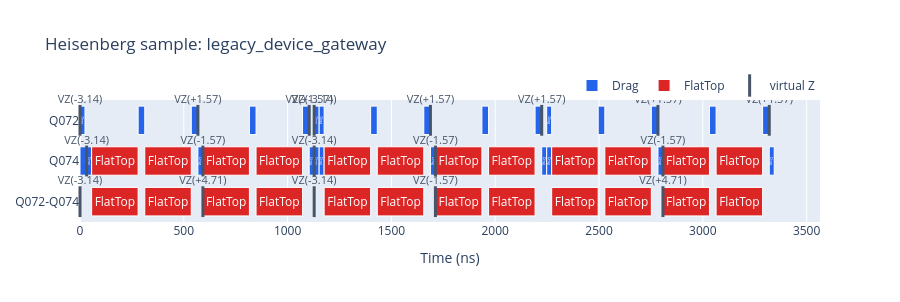

The cell this chart's notebook holds for it:
### Code cell
build_pulse_schedule_timeline_figure(sample_schedules["legacy_device_gateway"], title="Heisenberg sample: legacy_device_gateway").show()

### Figure 1 — Plotly figure (JSON) as saved in the notebook; plotly's stock layout.template omitted (floating-point values rounded to 4 significant figures)
{"data": [{"base": [0, 280, 536, 816, 1072, 1128, 1152, 1400, 1656, 1936, 2192, 2248, 2496, 2752, 3032, 3288, 0, 32, 568, 1104, 1128, 1152, 1688, 2224, 2248, 2784, 3320], "hovertemplate": "Drag<br>start=%{base:.1f} ns<br>duration=%{x:.1f} ns<extra></extra>", "insidetextanchor": "middle", "marker": {"color": "#2563eb", "line": {"color": "#ffffff", "width": 1}}, "name": "Drag", "orientation": "h", "text": "Drag", "textposition": "inside", "type": "bar", "x": [24, 32, 32, 32, 32, 24, 24, 32, 32, 32, 32, 24, 32, 32, 32, 32, 32, 24, 24, 24, 24, 24, 24, 24, 24, 24, 24], "y": ["Q072", "Q072", "Q072", "Q072", "Q072", "Q072", "Q072", "Q072", "Q072", "Q072", "Q072", "Q072", "Q072", "Q072", "Q072", "Q072", "Q074", "Q074", "Q074", "Q074", "Q074", "Q074", "Q074", "Q074", "Q074", "Q074", "Q074"]}, {"base": [56, 312, 592, 848, 1176, 1432, 1712, 1968, 2272, 2528, 2808, 3064, 56, 312, 592, 848, 1176, 1432, 1712, 1968, 2272, 2528, 2808, 3064], "hovertemplate": "FlatTop<br>start=%{base:.1f} ns<br>duration=%{x:.1f} ns<extra></extra>", "insidetextanchor": "middle", "marker": {"color": "#dc2626", "line": {"color": "#ffffff", "width": 1}}, "name": "FlatTop", "orientation": "h", "text": "FlatTop", "textposition": "inside", "type": "bar", "x": [224, 224, 224, 224, 224, 224, 224, 224, 224, 224, 224, 224, 224, 224, 224, 224, 224, 224, 224, 224, 224, 224, 224, 224], "y": ["Q074", "Q074", "Q074", "Q074", "Q074", "Q074", "Q074", "Q074", "Q074", "Q074", "Q074", "Q074", "Q072-Q074", "Q072-Q074", "Q072-Q074", "Q072-Q074", "Q072-Q074", "Q072-Q074", "Q072-Q074", "Q072-Q074", "Q072-Q074", "Q072-Q074", "Q072-Q074", "Q072-Q074"]}, {"cliponaxis": false, "customdata": [["VirtualZ", -3.142], ["VirtualZ", 1.571], ["VirtualZ", 1.571], ["VirtualZ", -3.142], ["VirtualZ", 1.571], ["VirtualZ", 1.571], ["VirtualZ", 1.571], ["VirtualZ", 1.571], ["VirtualZ", -3.142], ["VirtualZ", -1.571], ["VirtualZ", -3.142], ["VirtualZ", -1.571], ["VirtualZ", -1.571], ["VirtualZ", -3.142], ["VirtualZ", 4.712], ["VirtualZ", -3.142], ["VirtualZ", -1.571], ["VirtualZ", 4.712]], "hovertemplate": "%{customdata[0]}<br>t=%{x:.1f} ns<br>theta=%{customdata[1]:.3f} rad<extra></extra>", "marker": {"color": "#475569", "line": {"color": "#475569", "width": 3}, "size": 22, "symbol": "line-ns-open"}, "mode": "markers+text", "name": "virtual Z", "text": ["VZ(-3.14)", "VZ(+1.57)", "VZ(+1.57)", "VZ(-3.14)", "VZ(+1.57)", "VZ(+1.57)", "VZ(+1.57)", "VZ(+1.57)", "VZ(-3.14)", "VZ(-1.57)", "VZ(-3.14)", "VZ(-1.57)", "VZ(-1.57)", "VZ(-3.14)", "VZ(+4.71)", "VZ(-3.14)", "VZ(-1.57)", "VZ(+4.71)"], "textfont": {"color": "#475569", "size": 11}, "textposition": "top center", "type": "scatter", "x": [0, 568, 1104, 1128, 1688, 2224, 2784, 3320, 32, 592, 1128, 1712, 2808, 0, 592, 1128, 1712, 2808], "y": ["Q072", "Q072", "Q072", "Q072", "Q072", "Q072", "Q072", "Q072", "Q074", "Q074", "Q074", "Q074", "Q074", "Q072-Q074", "Q072-Q074", "Q072-Q074", "Q072-Q074", "Q072-Q074"]}], "layout": {"bargap": 0.3, "barmode": "overlay", "height": 302, "legend": {"orientation": "h", "x": 1, "xanchor": "right", "y": 1, "yanchor": "bottom"}, "title": {"text": "Heisenberg sample: legacy_device_gateway"}, "width": 900, "xaxis": {"rangemode": "tozero", "title": {"text": "Time (ns)"}}, "yaxis": {"categoryarray": ["Q072-Q074", "Q074", "Q072"], "categoryorder": "array"}}}
